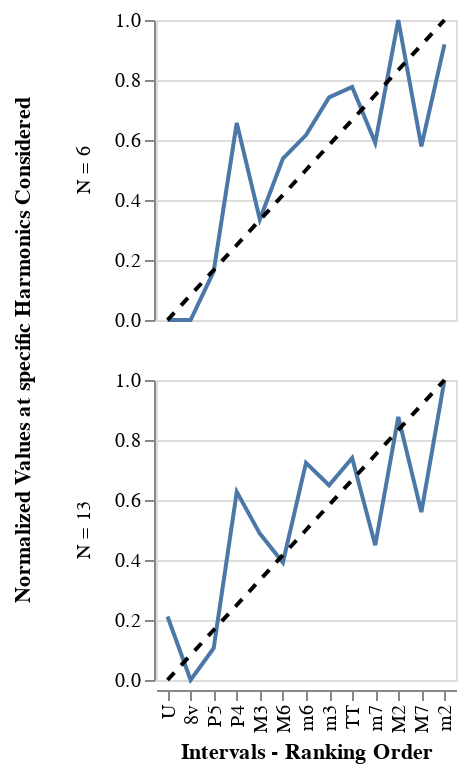

Notebook code cell kept with this figure:
### Code cell
predicate_for_gt = alt.datum.ground_truth_type == 'Intervals - Ranking Order'
jc_period_considered = joined_cases[joined_cases['periods_considered']==13]

jc_period_considered['harmonics_considered']= "N = " + jc_period_considered['harmonics_considered'].astype(str)

interval_chart_case  = alt.Chart().mark_line().encode(
    x=alt.X('chord_label', sort=empirical_ranking_intervals),
    y=alt.Y('normalized_value:Q',title=None)
    
)

layered_int_case = interval_chart_case + alt.Chart(df_gt_intervals).mark_line(color='black',strokeDash=[5,5]).encode(
    x=alt.X('chord_label', title='Intervals - Ranking Order',sort=empirical_ranking_intervals),
    y=alt.Y('normalized_value:Q',title=None)
)

facet_interval = layered_int_case.properties(
    width=150,
    height=150
).facet(data= jc_period_considered[jc_period_considered['ground_truth_type']=='Intervals - Ranking Order'], 
        row=alt.Row('harmonics_considered',sort='descending', title="Normalized Values at specific Harmonics Considered"))

facet_interval

### Figure 1 — Vega-Lite specification as saved in the notebook (floating-point values rounded to 4 significant figures)
{"config": {"view": {"continuousWidth": 300, "continuousHeight": 300}}, "data": {"name": "data-a9224b930287541b4d064e25355ab9d7"}, "facet": {"row": {"field": "harmonics_considered", "sort": "descending", "title": "Normalized Values at specific Harmonics Considered", "type": "nominal"}}, "spec": {"layer": [{"mark": {"type": "line"}, "encoding": {"x": {"field": "chord_label", "sort": ["U", "8v", "P5", "P4", "M3", "M6", "m6", "m3", "TT", "m7", "M2", "M7", "m2"], "type": "nominal"}, "y": {"field": "normalized_value", "title": null, "type": "quantitative"}}}, {"data": {"name": "data-7809bcd7a2de65814e0505da9403f745"}, "mark": {"type": "line", "color": "black", "strokeDash": [5, 5]}, "encoding": {"x": {"field": "chord_label", "sort": ["U", "8v", "P5", "P4", "M3", "M6", "m6", "m3", "TT", "m7", "M2", "M7", "m2"], "title": "Intervals - Ranking Order", "type": "nominal"}, "y": {"field": "normalized_value", "title": null, "type": "quantitative"}}}], "height": 150, "width": 150}, "$schema": "https://vega.github.io/schema/vega-lite/v5.20.1.json", "datasets": {"data-a9224b930287541b4d064e25355ab9d7": [{"chord_label": "U", "normalized_value": 0.0, "periods_considered": 13, "harmonics_considered": "N = 6", "ground_truth_type": "Intervals - Ranking Order"}, {"chord_label": "8v", "normalized_value": 0.0, "periods_considered": 13, "harmonics_considered": "N = 6", "ground_truth_type": "Intervals - Ranking Order"}, {"chord_label": "P5", "normalized_value": 0.1619, "periods_considered": 13, "harmonics_considered": "N = 6", "ground_truth_type": "Intervals - Ranking Order"}, {"chord_label": "P4", "normalized_value": 0.657, "periods_considered": 13, "harmonics_considered": "N = 6", "ground_truth_type": "Intervals - Ranking Order"}, {"chord_label": "M3", "normalized_value": 0.335, "periods_considered": 13, "harmonics_considered": "N = 6", "ground_truth_type": "Intervals - Ranking Order"}, {"chord_label": "M6", "normalized_value": 0.5381, "periods_considered": 13, "harmonics_considered": "N = 6", "ground_truth_type": "Intervals - Ranking Order"}, {"chord_label": "m6", "normalized_value": 0.6164, "periods_considered": 13, "harmonics_considered": "N = 6", "ground_truth_type": "Intervals - Ranking Order"}, {"chord_label": "m3", "normalized_value": 0.742, "periods_considered": 13, "harmonics_considered": "N = 6", "ground_truth_type": "Intervals - Ranking Order"}, {"chord_label": "TT", "normalized_value": 0.777, "periods_considered": 13, "harmonics_considered": "N = 6", "ground_truth_type": "Intervals - Ranking Order"}, {"chord_label": "m7", "normalized_value": 0.5908, "periods_considered": 13, "harmonics_considered": "N = 6", "ground_truth_type": "Intervals - Ranking Order"}, {"chord_label": "M2", "normalized_value": 1.0, "periods_considered": 13, "harmonics_considered": "N = 6", "ground_truth_type": "Intervals - Ranking Order"}, {"chord_label": "M7", "normalized_value": 0.579, "periods_considered": 13, "harmonics_considered": "N = 6", "ground_truth_type": "Intervals - Ranking Order"}, {"chord_label": "m2", "normalized_value": 0.9188, "periods_considered": 13, "harmonics_considered": "N = 6", "ground_truth_type": "Intervals - Ranking Order"}, {"chord_label": "U", "normalized_value": 0.2115, "periods_considered": 13, "harmonics_considered": "N = 13", "ground_truth_type": "Intervals - Ranking Order"}, {"chord_label": "8v", "normalized_value": 0.0, "periods_considered": 13, "harmonics_considered": "N = 13", "ground_truth_type": "Intervals - Ranking Order"}, {"chord_label": "P5", "normalized_value": 0.1058, "periods_considered": 13, "harmonics_considered": "N = 13", "ground_truth_type": "Intervals - Ranking Order"}, {"chord_label": "P4", "normalized_value": 0.627, "periods_considered": 13, "harmonics_considered": "N = 13", "ground_truth_type": "Intervals - Ranking Order"}, {"chord_label": "M3", "normalized_value": 0.488, "periods_considered": 13, "harmonics_considered": "N = 13", "ground_truth_type": "Intervals - Ranking Order"}, {"chord_label": "M6", "normalized_value": 0.3918, "periods_considered": 13, "harmonics_considered": "N = 13", "ground_truth_type": "Intervals - Ranking Order"}, {"chord_label": "m6", "normalized_value": 0.7238, "periods_considered": 13, "harmonics_considered": "N = 13", "ground_truth_type": "Intervals - Ranking Order"}, {"chord_label": "m3", "normalized_value": 0.649, "periods_considered": 13, "harmonics_considered": "N = 13", "ground_truth_type": "Intervals - Ranking Order"}, {"chord_label": "TT", "normalized_value": 0.74, "periods_considered": 13, "harmonics_considered": "N = 13", "ground_truth_type": "Intervals - Ranking Order"}, {"chord_label": "m7", "normalized_value": 0.4492, "periods_considered": 13, "harmonics_considered": "N = 13", "ground_truth_type": "Intervals - Ranking Order"}, {"chord_label": "M2", "normalized_value": 0.8769, "periods_considered": 13, "harmonics_considered": "N = 13", "ground_truth_type": "Intervals - Ranking Order"}, {"chord_label": "M7", "normalized_value": 0.5597, "periods_considered": 13, "harmonics_considered": "N = 13", "ground_truth_type": "Intervals - Ranking Order"}, {"chord_label": "m2", "normalized_value": 1.0, "periods_considered": 13, "harmonics_considered": "N = 13", "ground_truth_type": "Intervals - Ranking Order"}], "data-7809bcd7a2de65814e0505da9403f745": [{"normalized_value": 0.0, "chord_label": "U"}, {"normalized_value": 0.08333, "chord_label": "8v"}, {"normalized_value": 0.1667, "chord_label": "P5"}, {"normalized_value": 0.25, "chord_label": "P4"}, {"normalized_value": 0.3333, "chord_label": "M3"}, {"normalized_value": 0.4167, "chord_label": "M6"}, {"normalized_value": 0.5, "chord_label": "m6"}, {"normalized_value": 0.5833, "chord_label": "m3"}, {"normalized_value": 0.6667, "chord_label": "TT"}, {"normalized_value": 0.75, "chord_label": "m7"}, {"normalized_value": 0.8333, "chord_label": "M2"}, {"normalized_value": 0.9167, "chord_label": "M7"}, {"normalized_value": 1.0, "chord_label": "m2"}]}}
